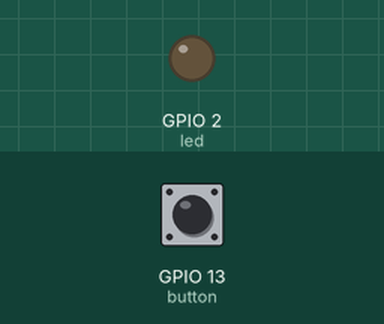
Bench run of a program on a simulated ESP32 board running MicroPython. On the bench: output pins drawn as LEDs (lit = HIGH). The inputs (shaded band) are chosen by the test bench; at power-on: GPIO 13 (button) HIGH. What the program prints to the serial console is not drawn.

Above: at 1.2 s.
1.3 s: GPIO 13 (button) pulled LOW for 0.15 s
At 2.5 s:
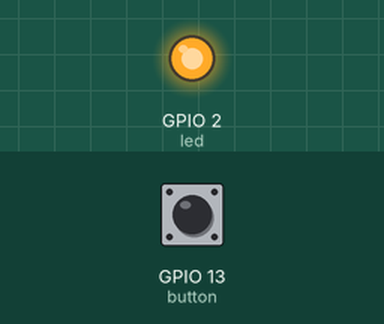
2.9 s: GPIO 13 (button) pulled LOW for 1 s
At 3.8 s:
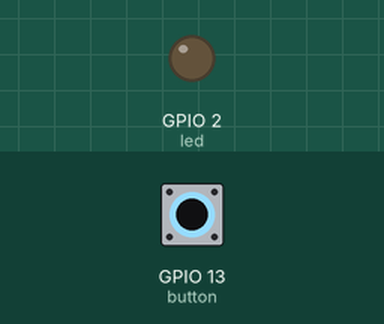
5.4 s: GPIO 13 (button) pulled LOW for 3.2 s
At 6.9 s:
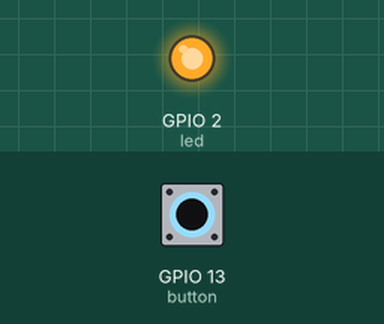
Timing chart, 0 to 8.4 s (numbered marks = the images above; inputs shaded):
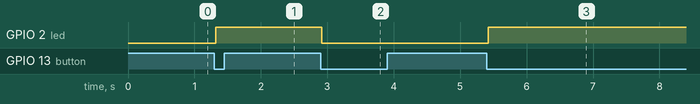

Measured:
- after the input at 1.3 s, GPIO 2 (led): LOW → HIGH at once
- after the input at 2.9 s, GPIO 2 (led): HIGH → LOW at once
- after the input at 5.4 s, GPIO 2 (led): LOW → HIGH at once

The program:

switch_button.py
```python
from machine import Pin
from time import sleep_ms
print("hello")

led=Pin(2,Pin.OUT) #red led
button=Pin(13,Pin.IN,Pin.PULL_UP)  #Input button

#inverts led value
def reverse_gpio(pin):  #save as module for use in other files
    if pin.value():  #
        pin.value(0)
    else:
         pin.value(1)


try:
    while True:
        if not button.value():              # Button pressed (active-low)
            sleep_ms(20)                    # Debounce delay
            if not button.value():          # Still pressed after debounce
                reverse_gpio(led)              # Toggle LED
                while not button.value():   # Wait for release
                    sleep_ms(20)            # Optional: shorter sleep
except:
    pass
```
